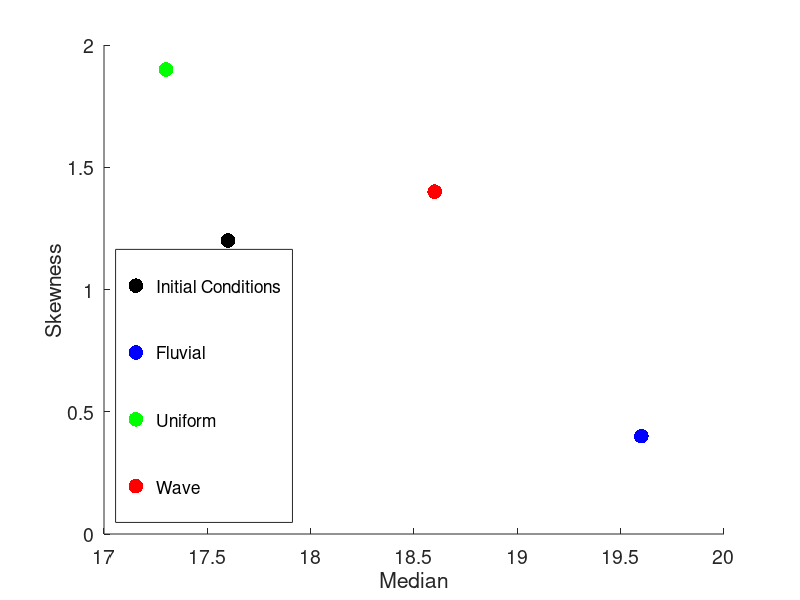
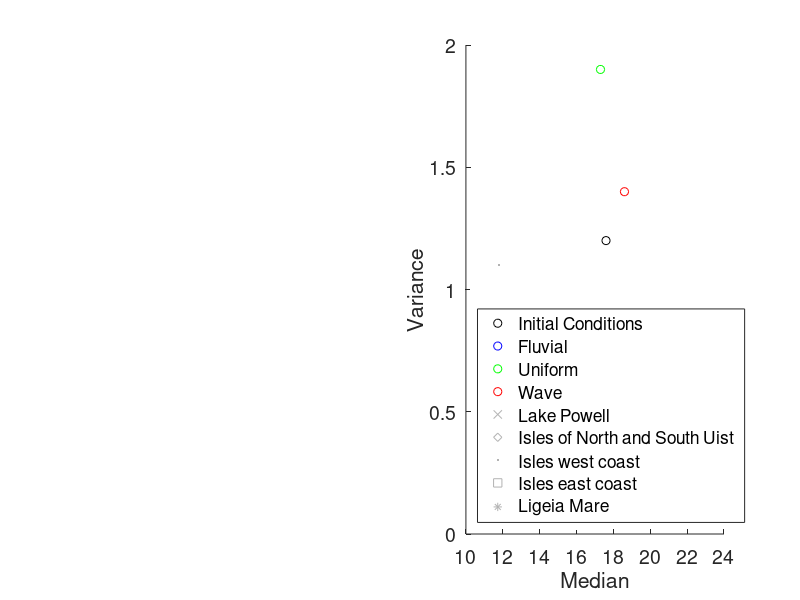

Write MATLAB code to recreate these figures, in order.
% wavelet characteristics
model = { 'Initial Conditions'	'Fluvial'	'Uniform'	'Wave'	'Lake Powell'	'Isles of North and South Uist'	'Isles west coast'	'Isles east coast'	'Ligeia Mare'};

% variance
v = [116.9	12.2	111.9	88.6	66.8	78.1	82	47.9	84.4];
% mean
me = [20	20	20	20	20	20	13.8	23	20];
% median
md = [17.6	19.6	17.3	18.6	18.8	20	11.8	22.9	19.5];
% skewness
sk = [1.2	0.4	1.9	1.4	0.9	0.1	1.1	0.3	0.3];

figure()
% subplot(1,2,1)
scatter(md(1),sk(1),1000,'k','.')
hold on
scatter(md(2),sk(2),1000,'b','.')
scatter(md(3),sk(3),1000,'g','.')
scatter(md(4),sk(4),1000,'r','.')
xlabel('Median');ylabel('Skewness')
set(gca,'FontSize',14)
legend(model(1:4),'location','southwest')
figure()
subplot(1,2,2)
scatter(md(1),sk(1),'k')
hold on
scatter(md(2),sk(2),'b')
scatter(md(3),sk(3),'g')
scatter(md(4),sk(4),'r')
scatter(md(5),sk(5),'x','MarkerEdgeColor',[0.7 0.7 0.7]) % Lake Powell
scatter(md(6),sk(6),'d','MarkerEdgeColor',[0.7 0.7 0.7]) % Isles
scatter(md(7),sk(7),'.','MarkerEdgeColor',[0.7 0.7 0.7]) % Isles west
scatter(md(8),sk(8),'s','MarkerEdgeColor',[0.7 0.7 0.7]) % Isles east
scatter(md(9),sk(9),'*','MarkerEdgeColor',[0.7 0.7 0.7]) % LGM
xlabel('Median');ylabel('Variance')
set(gca,'FontSize',14)
legend(model,'location','southwest')
